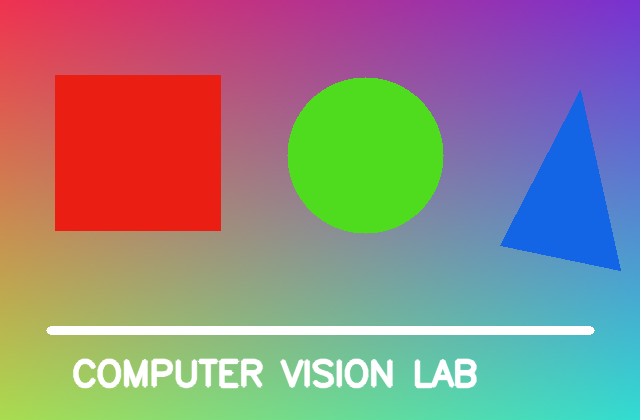
#> input picture Experiment-21-laplacian-mask-with-diagonal-neighbours/input/sample_image.png, 640 x 420 px
$ python program.py   (older library calls are emulated)
#> lines starting #> are read from the running program, lines starting #| are printed output that depends on the picture
### cv_utils.py
"""Shared utility functions for the Computer Vision lab experiments."""

from pathlib import Path
import cv2
import numpy as np


def read_image(path: Path, flags: int = cv2.IMREAD_COLOR) -> np.ndarray:
#> called with flags = 1
    image = cv2.imread(str(path), flags)
#> image is the input picture: shape (420, 640, 3); mean B, G, R 133.1, 135.5, 146.3
    if image is None:
        raise FileNotFoundError(f"Could not read input image: {path}")
    return image


def ensure_output_dir(path: Path) -> Path:
    path.mkdir(parents=True, exist_ok=True)
    return path


def save_image(path: Path, image: np.ndarray) -> None:
    path.parent.mkdir(parents=True, exist_ok=True)
    if not cv2.imwrite(str(path), image):
        raise OSError(f"Could not write output image: {path}")


def normalize_to_uint8(image: np.ndarray) -> np.ndarray:
    return cv2.normalize(image, None, 0, 255, cv2.NORM_MINMAX).astype(np.uint8)


# [14 lines left out: functions open_video, make_video_writer, not called in this run]

### Experiment-21-laplacian-mask-with-diagonal-neighbours/program.py
from pathlib import Path
import sys
import cv2
import numpy as np


HERE = Path(__file__).resolve().parent
ROOT = HERE.parent
sys.path.insert(0, str(ROOT))

from cv_utils import (
    ensure_output_dir,
    make_video_writer,
    normalize_to_uint8,
    open_video,
    read_image,
    save_image,
)

INPUT_DIR = HERE / "input"
OUTPUT_DIR = ensure_output_dir(HERE / "output")

image = read_image(INPUT_DIR / "sample_image.png")
kernel = np.array([[1, 1, 1], [1, -8, 1], [1, 1, 1]], dtype=np.float32)
laplacian = cv2.filter2D(image, cv2.CV_32F, kernel)
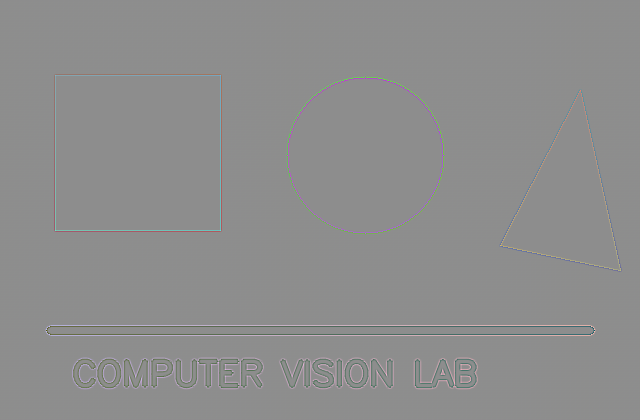
#> laplacian: shape (420, 640, 3) float32; mean B, G, R 0, 0, 0; drawn with min black and max white
result = normalize_to_uint8(np.abs(laplacian))
#> in normalize_to_uint8, `return cv2.normalize(image, None, 0, 255, cv2.NORM_MINMAX).astype(np.u..`:
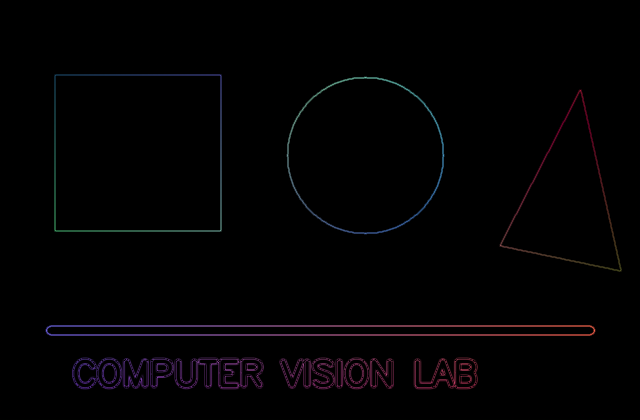
#> returned value: shape (420, 640, 3); mean of channels 0, 1, 2 2.7, 1.7, 2.7; drawn as B, G, R
save_image(OUTPUT_DIR / "laplacian_diagonal.png", result)
print("Saved:", OUTPUT_DIR / "laplacian_diagonal.png")
